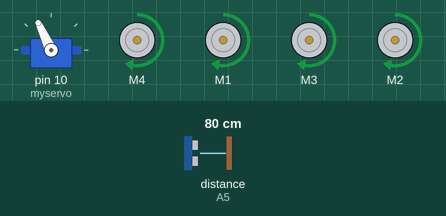
This sketch was run on a simulated Arduino Uno, built with avr-gcc and run on an emulated ATmega328P. On the bench: servo, 4 × DC motor (green arrow = forward, orange = backward, longer = faster). Inputs (shaded band) come from the test bench; at power-on: distance to the obstacle (sensor on A5) 80 cm. The echo pulse lasts 58.3 µs per cm.

Above: at 3.9 s.
4.0 s: distance to the obstacle (sensor on A5) set to 34 cm
5.5 s: distance to the obstacle (sensor on A5) set to 26 cm
At 7.0 s:
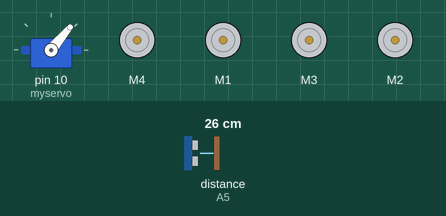
8.5 s: distance to the obstacle (sensor on A5) set to 35 cm
At 9.39 s:
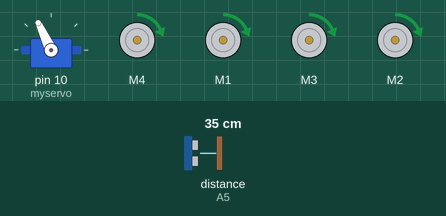
11.2 s: distance to the obstacle (sensor on A5) set to 2 cm
At 13.6 s:
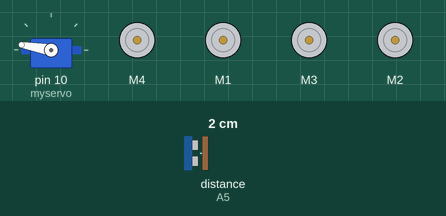
14.2 s: distance to the obstacle (sensor on A5) set to 33 cm
At 14.65 s:
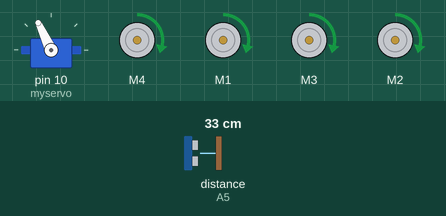
Timing chart, 0 to 17.2 s (numbered marks = the images above; inputs shaded):
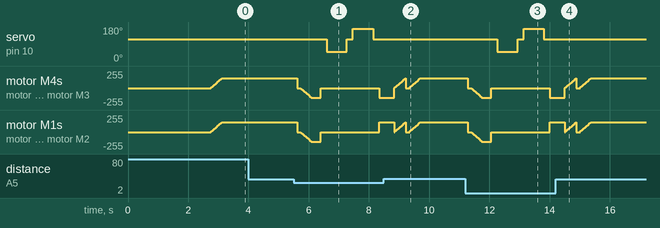

The sketch:

ARDUINO_OBSTACLE_AVOIDING_CAR.ino
```cpp
//ARDUINO OBSTACLE AVOIDING CAR//
// Before uploading the code you have to install the necessary library//
//AFMotor Library https://learn.adafruit.com/adafruit-motor-shield/library-install //
//NewPing Library https://github.com/livetronic/Arduino-NewPing//
//Servo Library https://github.com/arduino-libraries/Servo.git //
// To Install the libraries go to sketch >> Include Library >> Add .ZIP File >> Select the Downloaded ZIP files From the Above links //


#include <AFMotor.h>
#include <NewPing.h>
#include <Servo.h>

const int speed = 60; // percent of maximum speed

#define TRIG_PIN A4
#define ECHO_PIN A5
#define MAX_DISTANCE 200
#define MAX_SPEED 150 // sets speed of DC  motors
#define MAX_SPEED_OFFSET 20

NewPing sonar(TRIG_PIN, ECHO_PIN, MAX_DISTANCE);

AF_DCMotor Motor_Left_Front(4, MOTOR34_1KHZ); // Motor 4
AF_DCMotor Motor_Right_Front(3, MOTOR34_1KHZ); // Motor 3
AF_DCMotor Motor_Left_Rear(1, MOTOR12_1KHZ); // Motor 1
AF_DCMotor Motor_Right_Rear(2, MOTOR12_1KHZ); // Motor 2

Servo myservo;

boolean goesForward=false;
int distance = 100;
int speedSet = 0;
int pwm;


void setup() {

  myservo.attach(10);
  myservo.write(115);
  delay(2000);
  distance = readPing();
  delay(100);
  distance = readPing();
  delay(100);
  distance = readPing();
  delay(100);
  distance = readPing();
  delay(100);
}

void loop() {
 int distanceR = 0;
 int distanceL = 0;
 delay(40);

 if(distance<=30)
 {
  moveStop();
  delay(100);
  moveBackward();
  delay(300);
  moveStop();
  delay(200);
  distanceR = lookRight();
  delay(200);
  distanceL = lookLeft();
  delay(200);

  if(distanceR>=distanceL)
  {
    turnRight();
    moveStop();
  }else if(distanceR==distanceL)
  {
    turnLeft();
    moveStop();
  }
 }else
 {
  moveForward();
 }
 distance = readPing();
}

int lookRight()
{
    myservo.write(50);
    delay(500);
    int distance = readPing();
    delay(100);
    myservo.write(115);
    return distance;
}

int lookLeft()
{
    myservo.write(170);
    delay(500);
    int distance = readPing();
    delay(100);
    myservo.write(115);
    return distance;
    delay(100);
}

int readPing() {
  delay(70);
  int cm = sonar.ping_cm();
  if(cm==0)
  {
    cm = 250;
  }
  return cm;
}

void moveStop() {
    Motor_Left_Front.run(RELEASE);
    Motor_Left_Rear.run(RELEASE);
    Motor_Right_Front.run(RELEASE);
    Motor_Right_Rear.run(RELEASE);
  }

void moveForward() {

 if(!goesForward)
  {
    goesForward=true;
    Motor_Left_Front.run(FORWARD);
    Motor_Left_Rear.run(FORWARD);
    Motor_Right_Front.run(FORWARD);
    Motor_Right_Rear.run(FORWARD);
   for (speedSet = 0; speedSet < MAX_SPEED; speedSet +=2) // slowly bring the speed up to avoid loading down the batteries too quickly
   {
    Motor_Left_Front.setSpeed(speedSet);
    Motor_Left_Rear.setSpeed(speedSet);
    Motor_Right_Front.setSpeed(speedSet);
    Motor_Right_Rear.setSpeed(speedSet);
    delay(5);
   }
  }
}

void moveBackward() {
    goesForward=false;
    Motor_Left_Rear.run(BACKWARD);
    Motor_Right_Rear.run(BACKWARD);
    Motor_Right_Front.run(BACKWARD);
    Motor_Left_Front.run(BACKWARD);
  for (speedSet = 0; speedSet < MAX_SPEED; speedSet +=2) // slowly bring the speed up to avoid loading down the batteries too quickly
  {
    Motor_Left_Rear.setSpeed(speedSet);
    Motor_Right_Rear.setSpeed(speedSet);
    Motor_Right_Front.setSpeed(speedSet);
    Motor_Left_Front.setSpeed(speedSet);
    delay(5);
  }
}

void turnRight() {
  Motor_Left_Rear.run(FORWARD);
  Motor_Right_Rear.run(FORWARD);
  Motor_Right_Front.run(BACKWARD);
  Motor_Left_Front.run(BACKWARD);
  delay(500);
  Motor_Left_Rear.run(FORWARD);
  Motor_Right_Rear.run(FORWARD);
  Motor_Right_Front.run(FORWARD);
  Motor_Left_Front.run(FORWARD);

    for (speedSet = 0; speedSet < MAX_SPEED; speedSet +=2) // slowly bring the speed up to avoid loading down the batteries too quickly
  {
    Motor_Left_Rear.setSpeed(speedSet);
    Motor_Right_Rear.setSpeed(speedSet);
    Motor_Right_Front.setSpeed(speedSet);
    Motor_Left_Front.setSpeed(speedSet);
    delay(5);
  }


}

void turnLeft() {
  Motor_Left_Rear.run(BACKWARD);
  Motor_Right_Rear.run(BACKWARD);
  Motor_Right_Front.run(FORWARD);
  Motor_Left_Front.run(FORWARD);
  delay(500);
  Motor_Left_Rear.run(FORWARD);
  Motor_Right_Rear.run(FORWARD);
  Motor_Right_Front.run(FORWARD);
  Motor_Left_Front.run(FORWARD);

    for (speedSet = 0; speedSet < MAX_SPEED; speedSet +=2) // slowly bring the speed up to avoid loading down the batteries too quickly
  {
    Motor_Left_Rear.setSpeed(speedSet);
    Motor_Right_Rear.setSpeed(speedSet);
    Motor_Right_Front.setSpeed(speedSet);
    Motor_Left_Front.setSpeed(speedSet);
    delay(5);
  }

}
```

Measured:
- the behaviour switches between 31 and 30 cm on distance to the obstacle (sensor on A5) (found by bisection; images 0 and 1)
- after the input at 4.0 s, every drawn part: stays the same
- after the input at 5.5 s, servo on pin 10 (myservo): 115° → 50° after 1.1 s, → 115° 0.67 s later, → 170° 0.20 s later, → 115° 0.67 s later
- after the input at 8.5 s, servo on pin 10 (myservo): stays 115° (without the input it goes to 50° after 1.8 s)
- after the input at 11.2 s, servo on pin 10 (myservo): 115° → 50° after 1.1 s, → 115° 0.67 s later, → 170° 0.20 s later, → 115° 0.67 s later
- after the input at 14.2 s, servo on pin 10 (myservo): stays 115° (without the input it goes to 50° after 1.8 s)
- by itself, motor M1, motor M2: ramps from stopped to forward 148/255 and jumps back, once every 0.38 s
